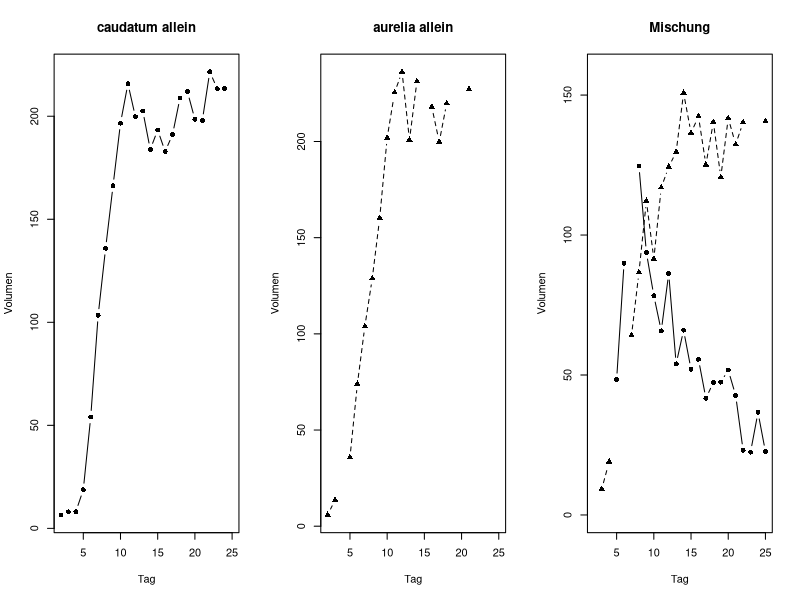
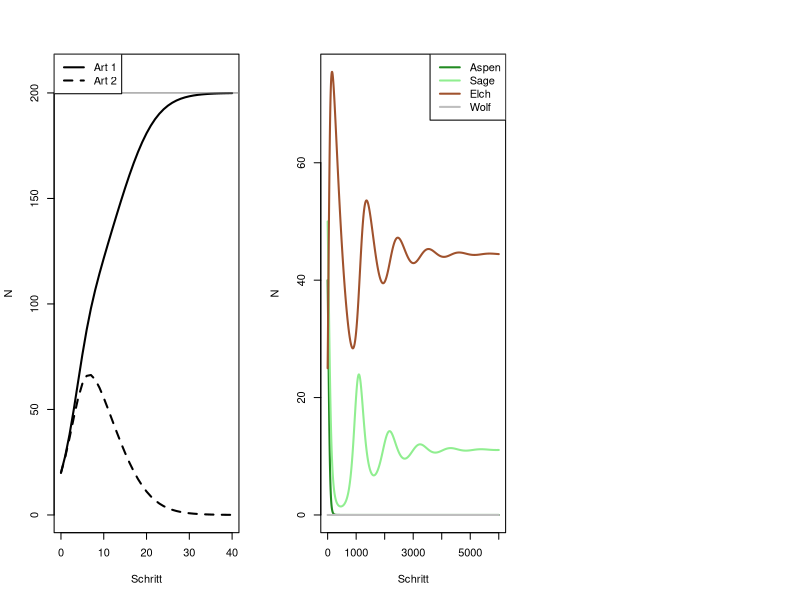

Here is the R script that generated these plots, in order:
## ---- chunk 1
# Daten laden
pcaudatum <- read.csv("data/paramecium_caudatum_alone.csv")
paurelia <- read.csv("data/paramecium_aurelia_alone.csv")
mix <- read.csv("data/paramecium_competition.csv")

# Daten darstellen
par(mfrow = c(1, 3)) # um drei Graphen nebeneinander zu haben

# Graph 1)
plot(x = pcaudatum$day, # x-Achse
     y = pcaudatum$volume, # y-Achse
     type = "b", pch = 16, lty = 1, # Art des Graphen - durchgezogene Linie und Punkte
     main = "caudatum allein", xlab = "Tag", ylab = "Volumen") # Achsen- und Titelbeschriftung

# Graph 2)
plot(x = paurelia$day, 
     y = paurelia$volume, 
     type = "b", pch = 17, lty = 2, # Art des Graphen - gestrichelte Linie und Dreiecke
     main = "aurelia allein", xlab = "Tag", ylab = "Volumen")

# Graph 3)
ymax <- max(mix$caudatum, mix$aurelia, na.rm = TRUE) # maximaler erwarteter Wert um die y-Achse zu skalieren
plot(x = mix$day, 
     y = mix$caudatum, 
     type = "b", pch = 16, ylim = c(0, ymax * 1.05),
     main = "Mischung", xlab = "Tag", ylab = "Volumen")
# zusätzliche Linie für Paramecium aurelia
lines(x = mix$day, 
      y = mix$aurelia, 
      type = "b", pch = 17, lty = 2)

## ---- chunk 2
# Funktion um schrittweise die Populationsgrössen zu ermitteln 
next_comp <- function(N1, N2, r1, r2, K1, K2, a12, a21) { # Argumente, die die Funktion braucht, um die gewünschten Schritte durchzuführen
  
  d1 <- r1 * N1 * (1 - (N1 + a12 * N2) / K1) # Differenz in Populationsgrösse der Art 1 von Zeitpunkt t zu t+1
  d2 <- r2 * N2 * (1 - (N2 + a21 * N1) / K2) # Differenz in Populationsgrösse der Art 2 von Zeitpunkt t zu t+1
  
  c(N1 = max(N1 + d1, 0), N2 = max(N2 + d2, 0)) # Veränderung der Populationsgrössen (nie negativ)
}
## ---- chunk 3
# Variabeln und Parameter
T <- 40
N1 <- numeric(T + 1)
N2 <- numeric(T + 1)
N1[1] <- 20     # F3) Anfangsgrösse - ändern!
N2[1] <- 20     # F3) Anfangsgrösse - ändern!
r1 <- 0.5        
r2 <- 0.5
K1 <- 200        
K2 <- 200
a12 <- 1    # F2) Konkurrenzkoeffizient - ändern!
a21 <- 1.5    # F2) Konkurrenzkoeffizient - ändern!

# loop, die Zeitschritte wiederholt
for (t in 1:T) {
  N1[t + 1] <- next_comp(N1[t], N2[t], r1, r2, K1, K2, a12, a21)[1]
  N2[t + 1] <- next_comp(N1[t], N2[t], r1, r2, K1, K2, a12, a21)[2]
}

# Graph der Daten
plot(0:T, 
     N1,
  type = "l", lwd = 2, lty = 1, # Art des Graphen - dicke durchgezogene Linie
  xlab = "Schritt", ylab = "N",
  ylim = c(0, max(N1, K1) * 1.05)
)
lines(0:T, 
      N2, 
      type = "l", lwd = 2, lty = 2) # Art des Graphen - dicke gestrichelte Linie
# horizontale Linie, um die Tragfähigkeit (Populationsdeckel) hervorzuheben
abline(h = K1, col = "grey50", lty = 1) 
# Legende in einer kleinen Box
legend("topleft", c("Art 1", "Art 2"), lty = 1:2, lwd = 2, bty = "y")

## ---- chunk 4
# Funktion um schrittweise die Populationsgrössen zu ermitteln
next_web <- function(X, rA, rS, K, aAS, aSA, a_elk_aspen, a_elk_sage, eE, mE, a_wolf_elk, eW, mW) {
  A <- X["Aspen"]; S <- X["Sage"]; E <- X["Elch"]; W <- X["Wolf"] # hier speichern wir alle Populationsgrössen in einer Matrix (x) ab; sehen Sie unten, wie diese konstruiert wird
  dA <- rA * A * (1 - (A + aAS * S) / K) - a_elk_aspen * A * E
  dS <- rS * S * (1 - (S + aSA * A) / K) - a_elk_sage * S * E
  dE <- (eE * (a_elk_aspen * A + a_elk_sage * S) * E - mE * E - a_wolf_elk * E * W)
  dW <- eW * a_wolf_elk * E * W - mW * W
  c(Aspen = max(A + dA, 0), Sage = max(S + dS, 0),
    Elch = max(E + dE, 0), Wolf = max(W + dW, 0))
}

# Variabeln und Parameter
T = 6000
X <- matrix(0, T + 1, 4, dimnames = list(NULL, c("Aspen", "Sage", "Elch", "Wolf")))
X[1, ] <- c(Aspen = 40, Sage = 50, Elch = 25, Wolf = 0) # F6) Anfangsgrössen - ändern!
rA = 0.024
rS = 0.020
K = 100
aAS = 0.55
aSA = 0.70
a_elk_aspen = 0.0007
a_elk_sage = 0.0004
eE = 0.45
mE = 0.002
a_wolf_elk = 0.0008
eW = 0.40
mW = 0.006

# loop um Zeitschritte zu wiederholen
for (t in 1:T){
    
    X[t + 1, ] <- next_web(X[t, ], rA, rS, K, aAS, aSA, a_elk_aspen, a_elk_sage, eE, mE, a_wolf_elk, eW, mW)
    
} 

# Graph für die Simulationsresultate
plot(
  0:T, X[,"Aspen"],
  type = "l", lwd = 2,
  xlab = "Schritt", ylab = "N",
  col = "forestgreen", 
  ylim = c(0, max(X))
)
lines(0:T, X[,"Sage"], 
      type = "l", lwd = 2, col = "palegreen2")
lines(0:T, X[,"Elch"], 
      type = "l", lwd = 2, col = "sienna")
lines(0:T, X[,"Wolf"], 
      type = "l", lwd = 2, col = "grey")
legend("topright", c("Aspen", "Sage", "Elch", "Wolf"), lwd = 2, col = c("forestgreen", "palegreen2","sienna", "grey" ))
